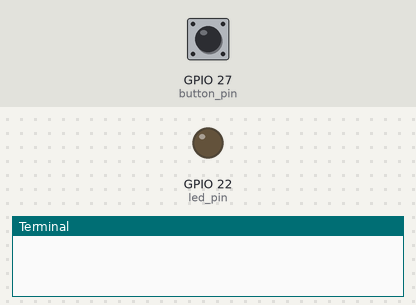
A program run on a simulated Raspberry Pi (BCM pin numbers). Parts: output pins drawn as LEDs (lit = HIGH), the last lines printed to the terminal. The test bench sets the inputs (shaded band); at power-on: GPIO 27 (button_pin) LOW.

Above: at 1.2 s.
1.3 s: GPIO 27 (button_pin) pulled HIGH for 0.15 s
At 2.1 s:
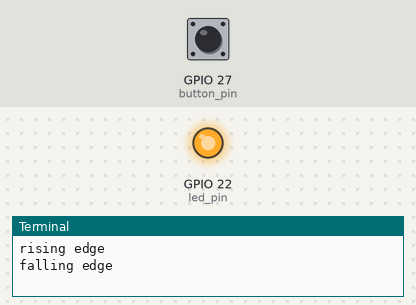
Timing chart, 0 to 4.3 s (numbered marks = the images above; inputs shaded):
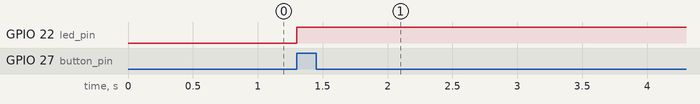

The program:

10_GPIO_SW_LED_interrupt.py
```python
import RPi.GPIO as GPIO


button_pin = 27
led_pin = 22

GPIO.setmode(GPIO.BCM)

GPIO.setup(button_pin, GPIO.IN)
GPIO.setup(led_pin, GPIO.OUT)

flag_led = 0
cnt = 0

buttonInputPrev = 0

try:
    while True:
        buttonInput = GPIO.input(button_pin)

        if not buttonInputPrev and buttonInput:
            print("rising edge")
            if flag_led == 0:
              GPIO.output(led_pin, True)
            else:
                GPIO.output(led_pin, False)
                flag_led = 0

        elif  buttonInputPrev and not buttonInput:
            print("falling edge")

        buttonInputPrev = buttonInput

finally:
    GPIO.cleanup()
    print("GPIO cleaned!")
```

Measured:
- after the input at 1.3 s, GPIO 22 (led_pin): LOW → HIGH at once
